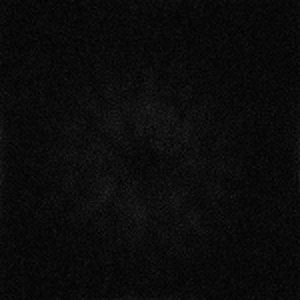
#> input picture final_files/visualization_3d/3d_dataset/retardance3D/img_retardance3D_t000_p000_z001.tif, 300 x 300 px; its folder holds only this picture in this run
$ jupyter execute --allow-errors 3D_visualization_test.ipynb   (shell and % lines are left out)
#> lines starting #> are read from the running program, lines starting #| are printed output that depends on the picture
[cell 1]
import numpy as np
import matplotlib.pyplot as plt
from numpy.fft import fft, ifft, fft2, ifft2, fftshift, ifftshift, fftn, ifftn
import glob
import cv2
from scipy.ndimage import uniform_filter

import ipywidgets as widgets
import os
from ipywidgets import interact, interactive, fixed, interact_manual
from matplotlib.colors import hsv_to_rgb
from matplotlib.colors import Normalize
from scipy.ndimage import uniform_filter
from scipy.stats import binned_statistic_2d

[cell 2]
ret_path = '3d_dataset/retardance3D/*'
azimuth_path = '3d_dataset/azimuth/*'
theta_path = '3d_dataset/theta/*'

ret_files = sorted(glob.glob(ret_path))
azimuth_files = sorted(glob.glob(azimuth_path))
theta_files = sorted(glob.glob(theta_path))

[cell 3]
N_z = 96
ps = 6.9/63
psz = 0.25
wavelength = 0.532

ret = []
azimuth = []
theta = []
#> (the rest of this cell did not finish here and is left out)

[cell 4]
ret = np.transpose(np.array(ret),(1,2,0))/10000
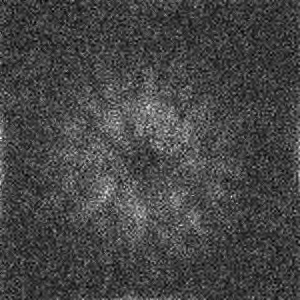
#> ret: shape (300, 300, 1) float32; min 0.0008, max 1.08, mean 0.298; drawn with min black and max white
#> (the rest of this cell did not finish here and is left out)

[cell 5]
# [50 lines left out: function plot3DVectorField, not called in this run]

[cell 6]
z_layer =44
ret_min = 0
ret_max = 4
spacing = 4

plt.figure(figsize=(20,20))
#> (the rest of this cell did not finish here and is left out)

[cell 7]
# [173 lines left out: function orientation_3D_to_rgb, not called in this run]

[cell 8]
# [7 lines left out: function rgb_stack_viewer, not called in this run]

[cell 9]
# [31 lines left out: function image_stack_viewer, not called in this run]

#> (a cell that did not finish here is left out)

#> (a cell that did not finish here is left out)

[cell 12]
from mpl_toolkits.mplot3d import Axes3D  # noqa: F401 unused import

import matplotlib.pyplot as plt
import numpy as np

fig = plt.figure()
#> (the rest of this cell did not finish here and is left out)

[cell 13]
# [60 lines left out: function plot3DVectorField, not called in this run]

[cell 14]
anisotropy=0.2*np.abs(ret)
linelength = 20

[cell 15]
f_1c = anisotropy*linelength*(np.sin(theta)**2)*np.cos(2*azimuth)
#> f_1c = empty array
f_1s = anisotropy*linelength*(np.sin(theta)**2)*np.sin(2*azimuth)
#> f_1s = empty array
f_2c = anisotropy*linelength*np.sin(2*theta)*np.cos(azimuth)
#> f_2c = empty array
f_2s = anisotropy*linelength*np.sin(2*theta)*np.sin(azimuth)
#> f_2s = empty array

[cell 16]
f_1c_smooth = uniform_filter(f_1c)
#> f_1c_smooth = empty array
f_1s_smooth = uniform_filter(f_1s)
#> f_1s_smooth = empty array
f_2c_smooth = uniform_filter(f_2c)
#> f_2c_smooth = empty array
f_2s_smooth = uniform_filter(f_2s)
#> f_2s_smooth = empty array

[cell 17]
reg_ret_ap = 0.0001
azimuth_n = (np.arctan2(f_1s_smooth, f_1c_smooth)/2)%np.pi
#> azimuth_n = empty array
del_f_sin_square_n = f_1s_smooth*np.sin(2*azimuth_n) + f_1c_smooth*np.cos(2*azimuth_n)
#> del_f_sin_square_n = empty array
del_f_sin2theta_n = f_2s_smooth*np.sin(azimuth_n) + f_2c_smooth*np.cos(azimuth_n)
#> del_f_sin2theta_n = empty array
theta_n = np.arctan2(2*del_f_sin_square_n, del_f_sin2theta_n)
#> theta_n = empty array
retardance_ap_n = del_f_sin_square_n * np.sin(theta_n)**2 / (np.sin(theta_n)**4 + reg_ret_ap)
#> retardance_ap_n = empty array

[cell 18]
USmooth = retardance_ap_n*np.cos(azimuth_n)*np.sin(theta_n)
#> USmooth = empty array
VSmooth = retardance_ap_n*np.sin(azimuth_n)*np.sin(theta_n)
#> VSmooth = empty array
WSmooth = retardance_ap_n*np.cos(theta_n)
#> WSmooth = empty array

[cell 19]
# Make the grid
nY, nX, nZ = USmooth.shape
#> nY = 300; nX = 300; nZ = 0
y, x, z = np.mgrid[0:nY,0:nX,0:nZ]
#> y = empty array; x = empty array; z = empty array
spacing=30
spacing_z=43

# Plot sparsely sampled vector lines
Plotting_X = x[::-spacing, ::spacing, ::spacing_z]
#> Plotting_X = empty array
Plotting_Y = y[::-spacing, ::spacing, ::spacing_z]
#> Plotting_Y = empty array
Plotting_Z = z[::-spacing, ::spacing, ::spacing_z]
#> Plotting_Z = empty array
Plotting_U = USmooth[::-spacing, ::spacing, ::spacing_z]
#> Plotting_U = empty array
Plotting_V = VSmooth[::-spacing, ::spacing, ::spacing_z]
#> Plotting_V = empty array
Plotting_W = WSmooth[::-spacing, ::spacing, ::spacing_z]
#> Plotting_W = empty array

[cell 20]
fig = plt.figure()
#> (the rest of this cell did not finish here and is left out)

[cell 21]
import numpy as np
import pyvista as pv

nodes = np.random.rand(100, 3)
#> (the rest of this cell did not finish here and is left out)

[cell 22]
from pyvista import examples

#> (the rest of this cell did not finish here and is left out)

#> (a cell that did not finish here is left out)

[cell 24]
import pyvista
import numpy as np

# Make a grid
y, x, z = np.mgrid[0:nY,0:nX,0:nZ]
spacing=5
spacing_z=3


# Plot sparsely sampled vector lines
Plotting_X = x[::-spacing, ::spacing, ::spacing_z]
Plotting_Y = y[::-spacing, ::spacing, ::spacing_z]
Plotting_Z = z[::-spacing, ::spacing, ::spacing_z]
Plotting_U = USmooth[::-spacing, ::spacing, ::spacing_z]
Plotting_V = VSmooth[::-spacing, ::spacing, ::spacing_z]
Plotting_W = WSmooth[::-spacing, ::spacing, ::spacing_z]

points = np.empty((Plotting_X.size, 3))
#> points = empty array
points[:, 0] = Plotting_X.ravel('F')
points[:, 1] = Plotting_Y.ravel('F')
points[:, 2] = Plotting_Z.ravel('F')

directions = np.empty((Plotting_X.size, 3))
#> directions = empty array
directions[:, 0] = Plotting_U.ravel('F')
directions[:, 1] = Plotting_V.ravel('F')
directions[:, 2] = Plotting_W.ravel('F')

[cell 25]
from pyvistaqt import BackgroundPlotter
#> (the rest of this cell did not finish here and is left out)

[cell 26]
pv.close_all()
#> (this line was passed over: pyvista is not available in this run)
import panel as pn
pn.extension('vtk')
#> (this line was passed over: panel is not available in this run)

$ run again, on final_files/visualization_3d/3d_dataset/retardance3D/img_retardance3D_t000_p000_z009.tif
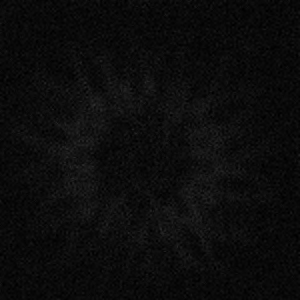
#> input picture final_files/visualization_3d/3d_dataset/retardance3D/img_retardance3D_t000_p000_z009.tif, 300 x 300 px
#> `ret = np.transpose(np.array(ret),(1,2,0))/10000`:
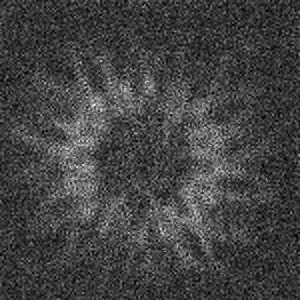
#> ret: shape (300, 300, 1) float32; min 0.0003, max 1.21, mean 0.321; drawn with min black and max white
#> f_1c = empty array
